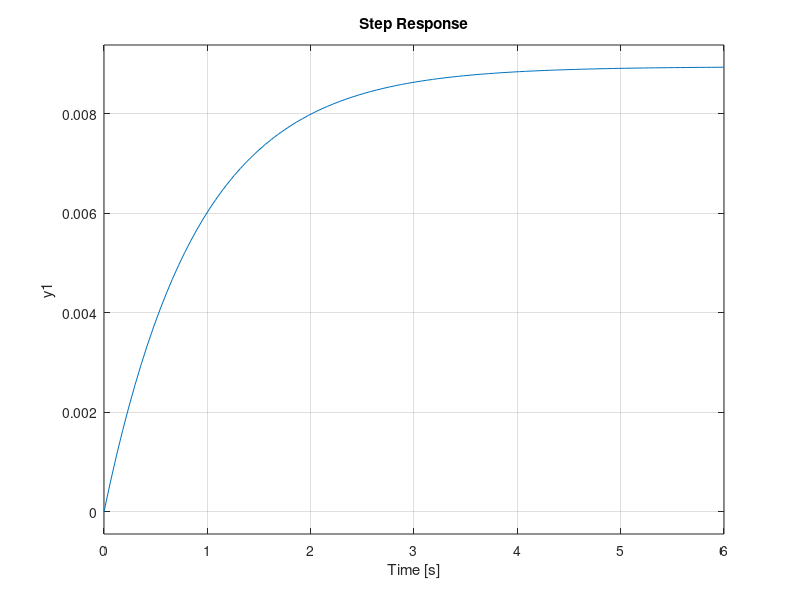

Recreate this plot in MATLAB.
% -------------------------------------------------------------------------
% cruise_control_lq.m
% LQR control of a cruise control system
% Xiaotian Dai, 2017
% Credit: Model from 'Control Tutorial - Cruise Control: System Modeling' 
% (accessed at: http://ctms.engin.umich.edu/CTMS/index.php?example=CruiseControl&section=SystemModeling)
% -------------------------------------------------------------------------

close all;

%% System Modelling 
% system parameters
m = 100;   % mass
b = 50;     % 
u = 500;    % input

% I. transfer function model
s = tf('s');
cruise_tf = 1 / (m*s+b);

% II. state-space model
A = -b/m;
B = 1/m;
C = 1;
D = 0;

% stability
% all of the poles are in the left-half plane,
poles = eig(A);

% controllability matrix
% For the system to be completely state controllable, the controllability
% matrix must have rank n. 
co = ctrb(A,B);
Controllability = rank(co);

% observability
% to be finished...

cruise_ss = ss(A,B,C,D);


%% LQR Controller Design
% LQR cost function: xQx + uRu + 2xNu
Q = 1000;
R = 0.1;
N = 0;

[K,S,e] = lqr(A, B, Q, R, N);

% control loop
cruise_cl = ss(A - B*K, B, C, D);

% generate step response
x0 = [0];

subplot(2, 1, 1)
step(cruise_ss)

subplot(2, 1, 2)
step(cruise_cl)
